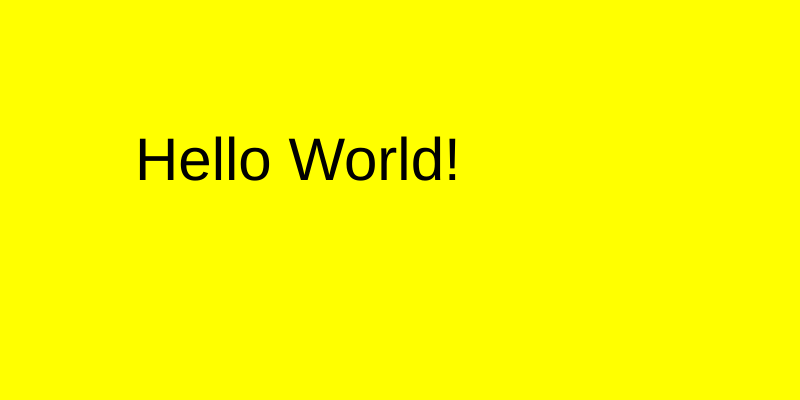
Frame 1 (no input)
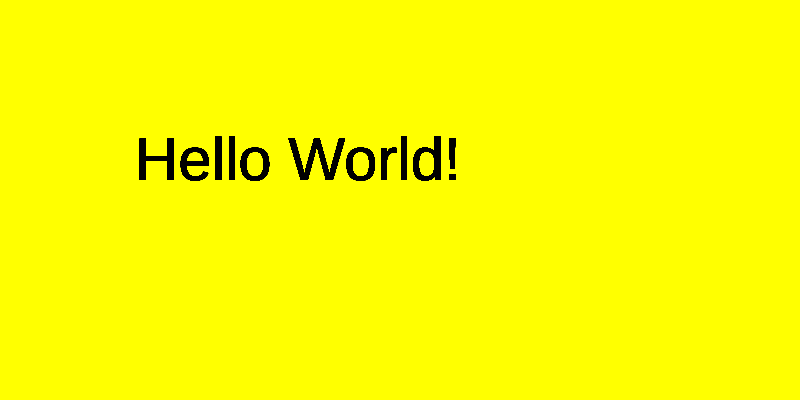
Frame 60 (no input)
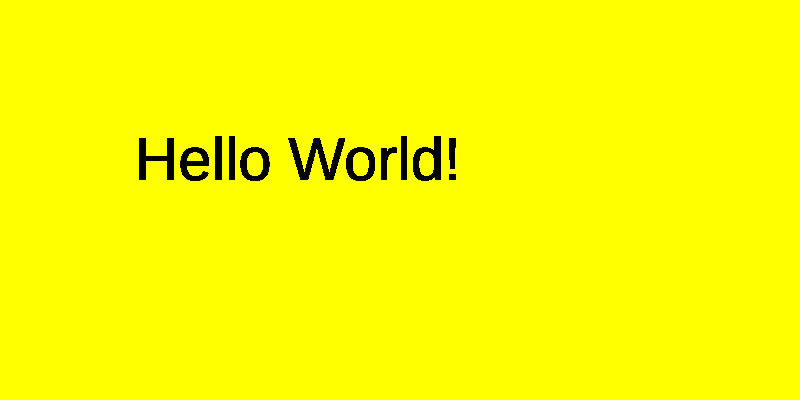
Frame 120 (the mouse pressed at the canvas centre since frame 60)

The p5.js sketch that drew these frames (run headless with seeded random() and noise() and a simulated clock; from frame 60 on, the mouse is pressed at the canvas centre):

// p5.js sketch
// ── sketch.js
// function setup
function setup(){
  //create canvas
  createCanvas( 800, 400 );
  //yellow bg
  background( 'yellow' );
}
// draw text
function draw() {
  fill('black');
  textSize(60);
  text( "Hello World!" , 135 , 180 );
}
